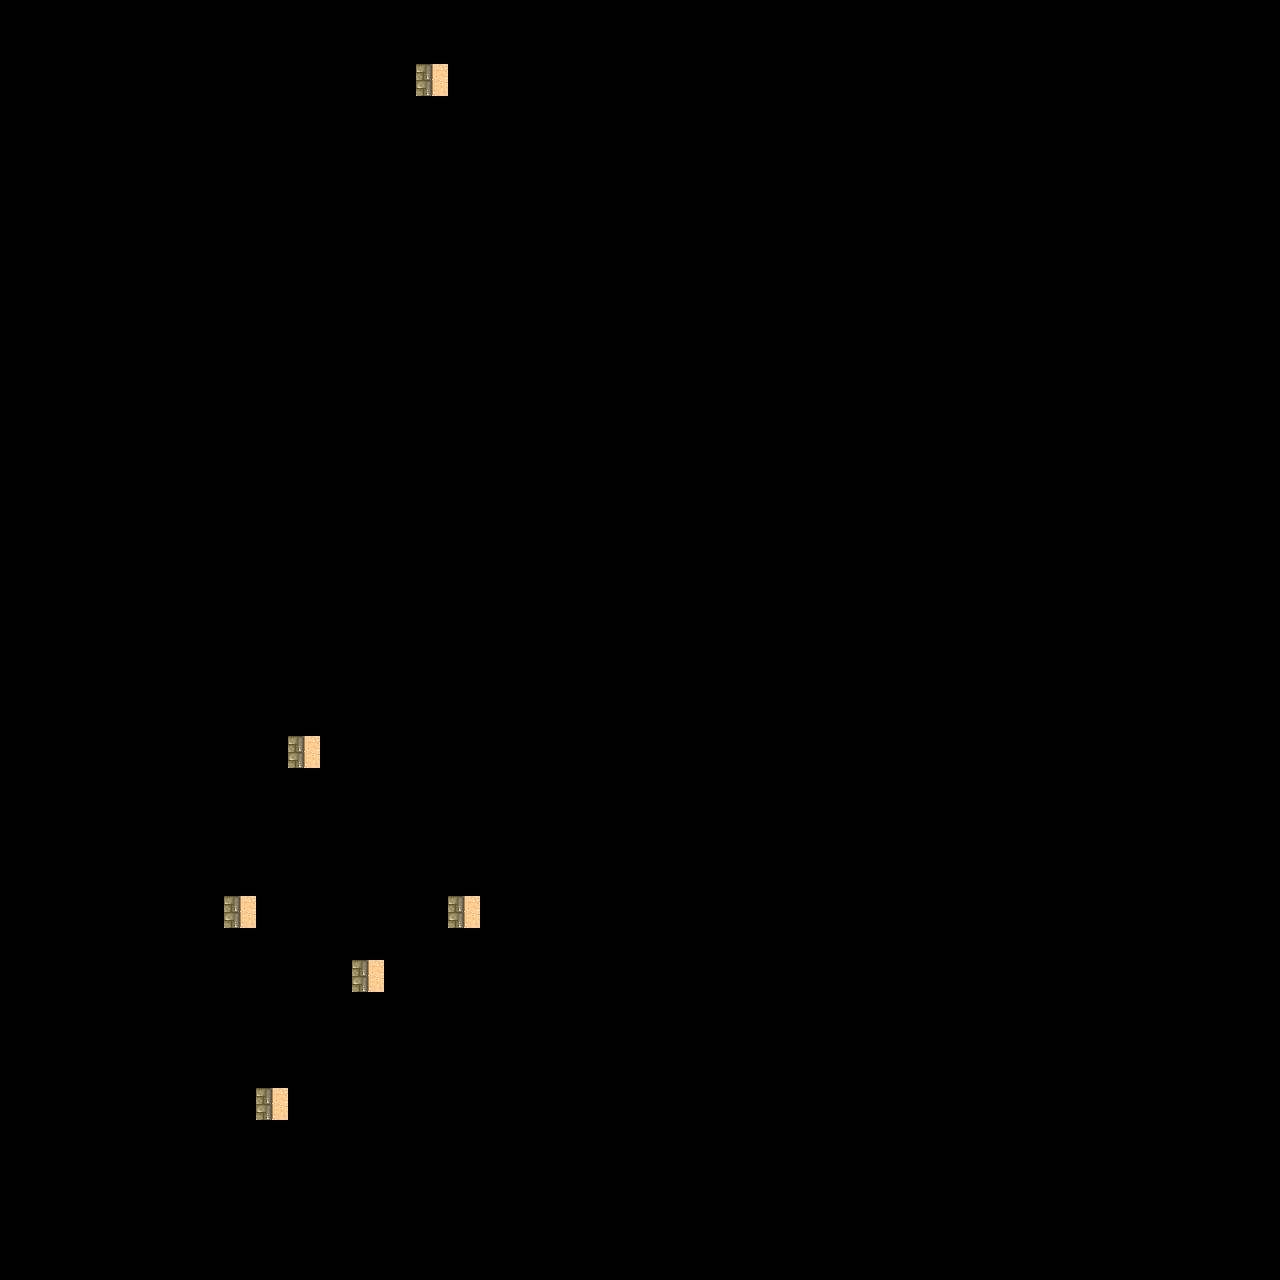

Tiled map render using the project's own tile images. Description and the map definition, with tile-layer contents summarised, below:
An orthogonal 40x40 tile map with 32x32 px tiles, 1 tile layer (Слой тайлов 2), 1 hidden layer not drawn.

<map version="1.4" tiledversion="1.4.2" orientation="orthogonal" renderorder="right-down" width="40" height="40" tilewidth="32" tileheight="32" infinite="0" nextlayerid="3" nextobjectid="1">
 <editorsettings>
  <export target="../../wAzxecrvt8by9nuimok/levels/desert1.csv" format="csv" />
 </editorsettings>
 <tileset firstgid="1" source="desert.tsx" />
 <layer id="1" name="Ground" width="40" height="40" visible="0">
  <data>[1600 cells, 1600 non-empty, 40 distinct tile ids]</data>
 </layer>
 <layer id="2" name="Слой тайлов 2" width="40" height="40">
  <data>[1600 cells, 6 non-empty, 1 distinct tile ids]</data>
 </layer>
</map>
